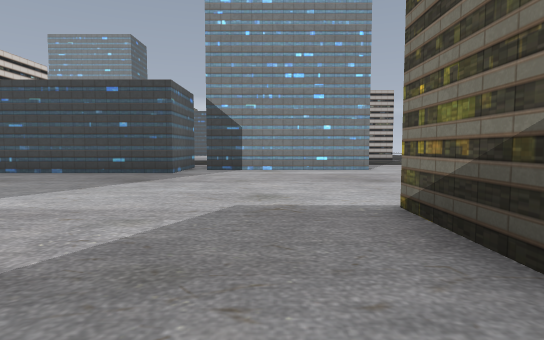
View 1 (above)

23 first-person views from a walk through a level from a Godot 3-D game. The camera is 1.4 m above the floor, tilts 4° down and sees 80° across. The floor is counted in squares, 2 m on a side. Each view is taken from the middle of a square. On the plan, view 1 faces up. The plan holds only what a view shows up to about 10 squares ahead; the rest is blank. The place goes on beyond the plan. Characters and animated objects are left out. Some surface patterns are stand-ins.

View 2
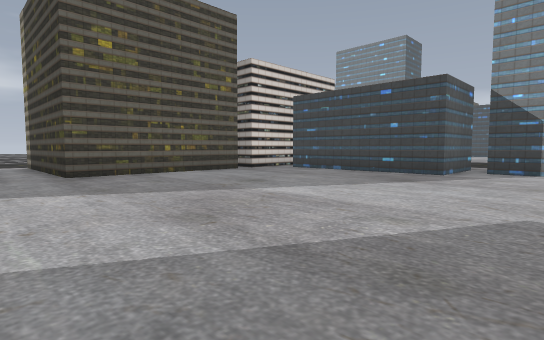

View 3
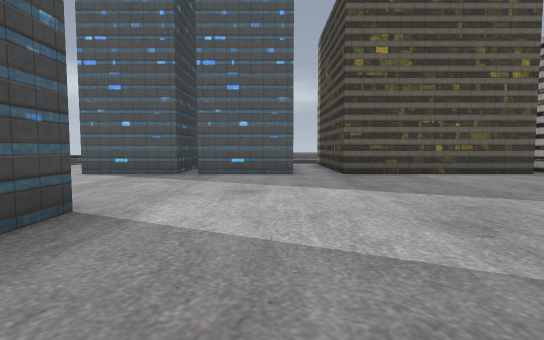

View 4
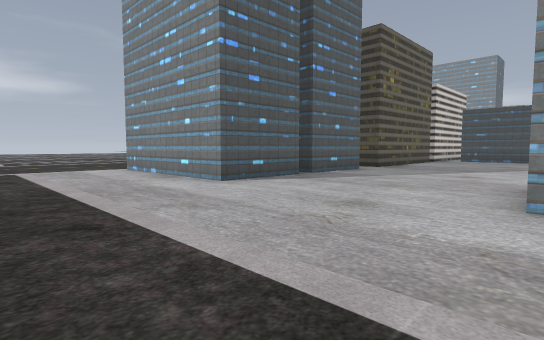

View 5
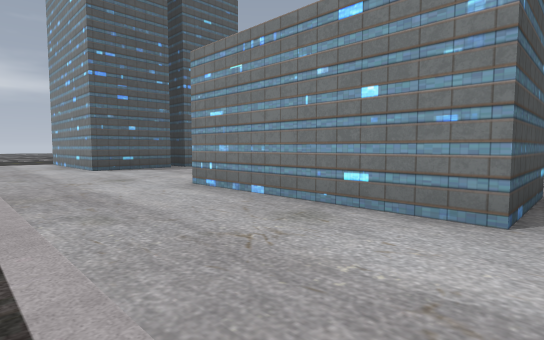

View 6
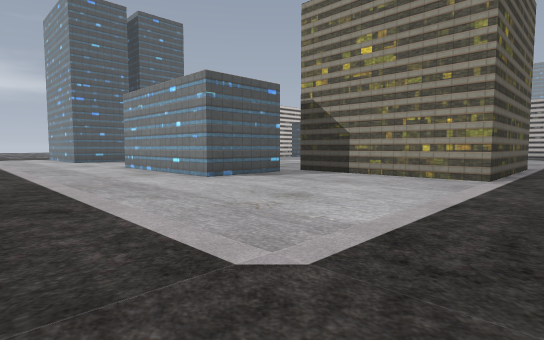

View 7
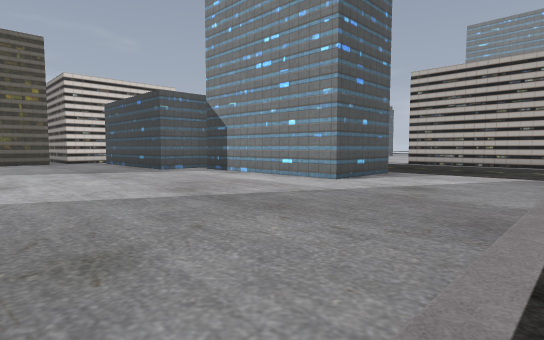

View 8
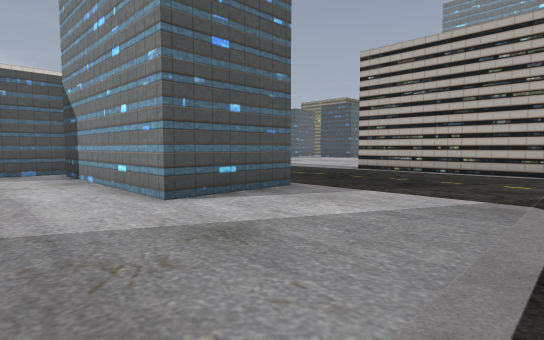

View 9
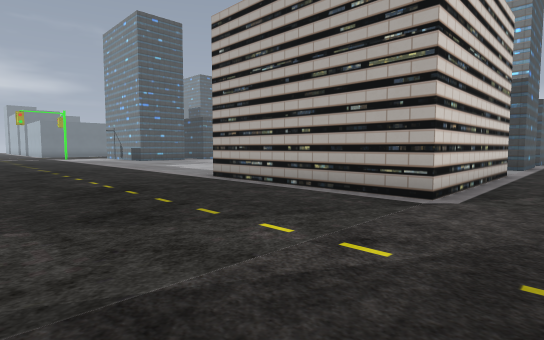

View 10
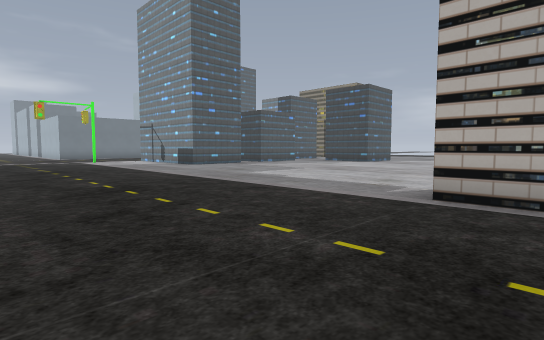

View 11
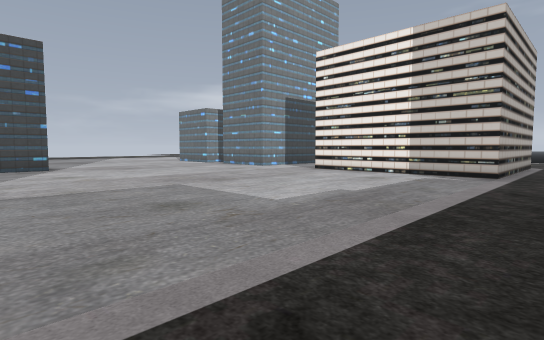

View 12
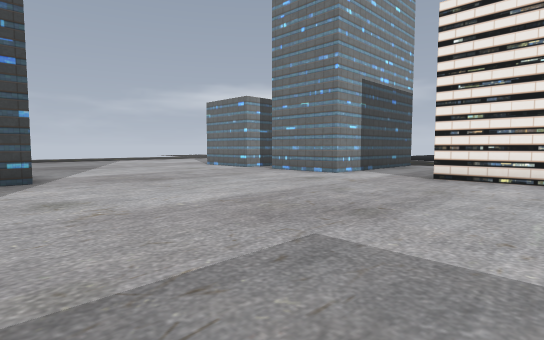

View 13
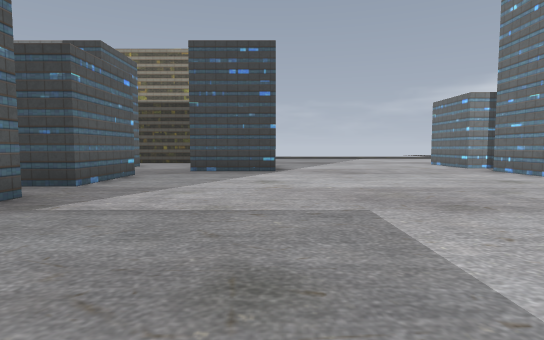

View 14
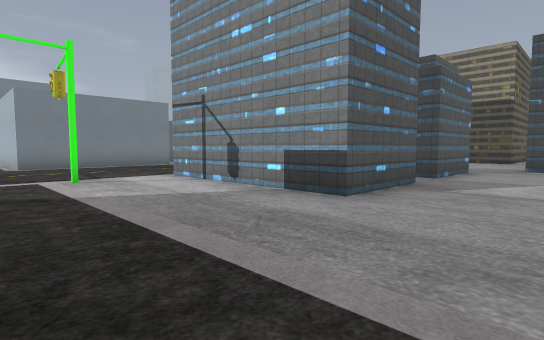

View 15
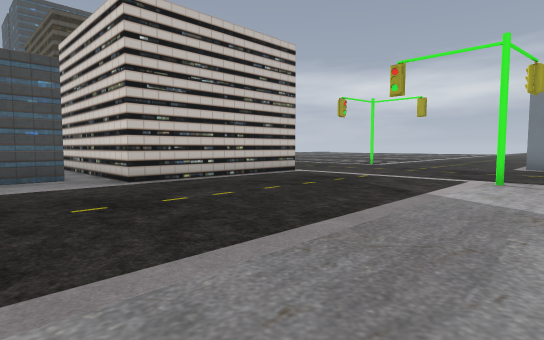

View 16
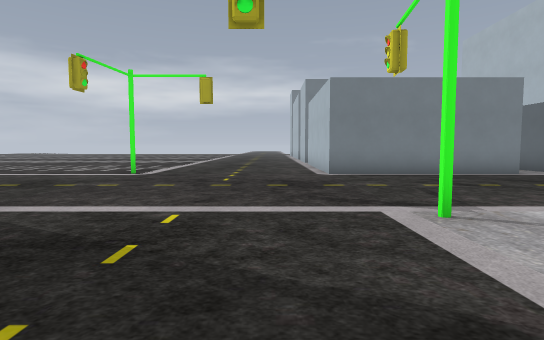

View 17
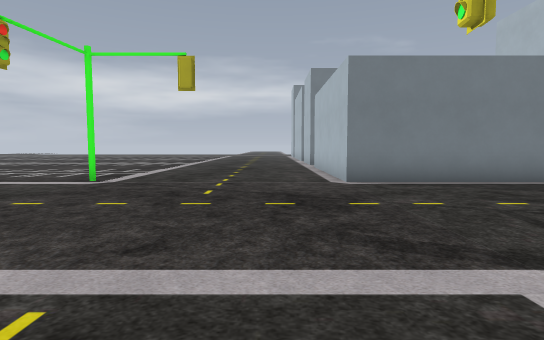

View 18
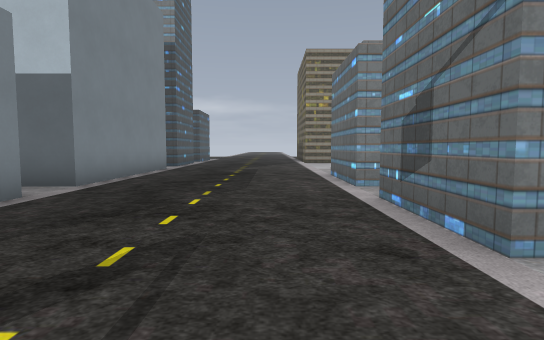

View 19
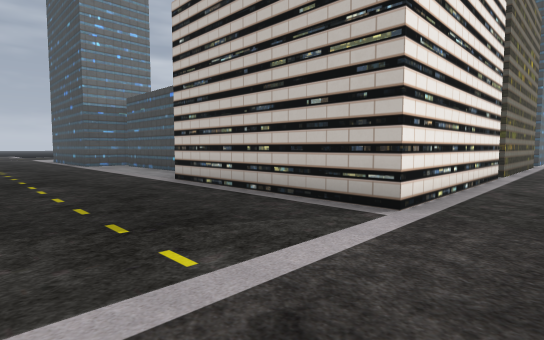

View 20
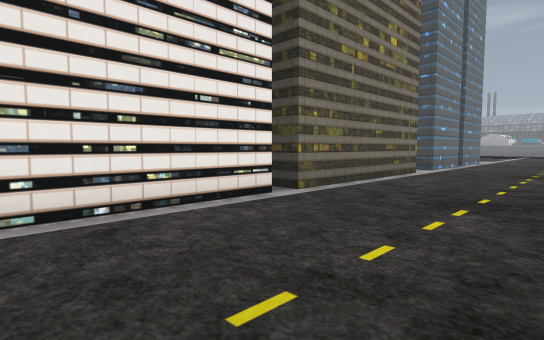

View 21
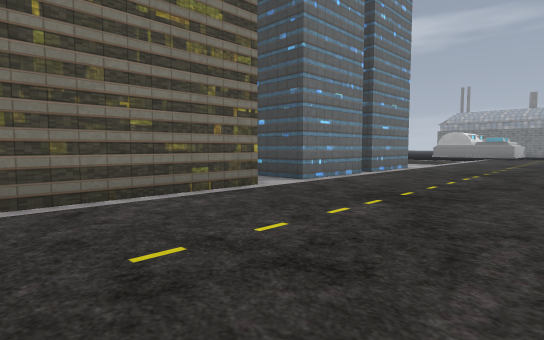

View 22
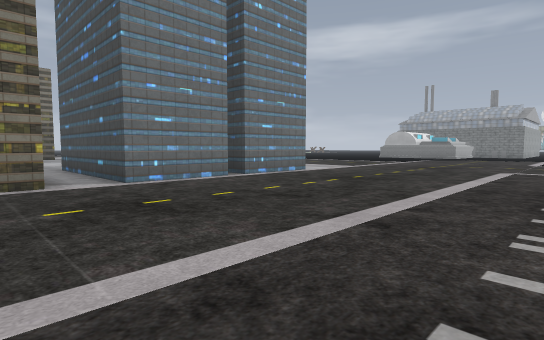

View 23
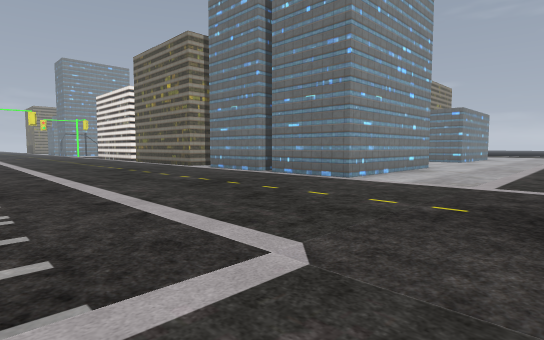

### Floor plan
Key: @ floor where view 1 was taken; # wall or solid block; . floor; B building; L block; P pole.
Columns run from 20 left of view 1 to 8 right of it. Each row starts with its distance up from view 1.
 28  #.....    ..###......
 27  #......   ...........#
 26  #.....#   #..........#   #.
 25  #.....#   #..........##  #.
 24 LL.....#  ##............. ..
 23  .......   ..............  .
 22 LL.....#   #..........B   #.
 21  #.....#   #..........#   #.
 20  #.....#####..........#   #.
 19  #....................#   #.
 18 ##.....P..............#####..
 17 .............................
 16 .............................
 15 .............................
 14 .............................
 13 ................. ...........
 12 .P.....B####....       #....
 11 .......##  #.##  #     #....
 10 .......#   #.##  #######....
  9 .......#   #.#####..........
  8 .. ....#   #................
  7    ....#   #................
  6   .....#   #................
  5   .....#   #................
  4  ......#   #................
  3 .......##  #..........#   #.
  2 .......B####..........#   #.
  1 ......................    #.
  0 .......#####........@     #.
 -1 .......#   #........  B####.
 -2 .......#   #.....#   #......
 -3  ......#  ##.....#   #......
 -4 .......#  ##.....#####.......
 -5 .......#####.................
 -6 .............................
 -7 .............................
 -8 .............................
 -9 ......      ......     ......

Positions as (right, up) in squares from view 1, and headings:
1: (0, 0), facing up
2: (0, 0), facing up-left
3: (0, 0), facing left
4: (-3, -9), facing up-left
5: (2, -8), facing up-left
6: (8, -9), facing up-left
7: (7, 4), facing up-left
8: (7, 8), facing up-left
9: (8, 13), facing up-left
10: (3, 13), facing up-left
11: (-7, 16), facing up-right
12: (-6, 20), facing up-right
13: (-5, 18), facing up
14: (-6, 16), facing up-left
15: (-6, 19), facing down-left
16: (-10, 16), facing left
17: (-12, 16), facing left
18: (-15, 18), facing up
19: (-15, 16), facing down-right
20: (-17, 11), facing down-right
21: (-18, 6), facing down-right
22: (-20, 3), facing down-right
23: (-20, -9), facing up-right
